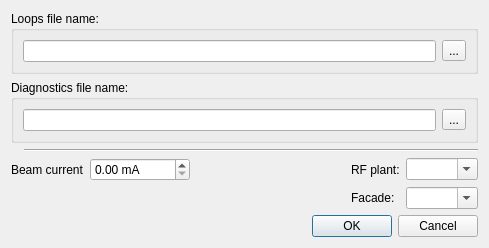
<?xml version="1.0" encoding="UTF-8"?>
<ui version="4.0">
 <class>fileLoader</class>
 <widget class="TaurusWidget" name="fileLoader">
  <property name="geometry">
   <rect>
    <x>0</x>
    <y>0</y>
    <width>489</width>
    <height>220</height>
   </rect>
  </property>
  <property name="windowTitle">
   <string>Load Files</string>
  </property>
  <layout class="QGridLayout" name="gridLayout_4">
   <item row="2" column="1">
    <widget class="Line" name="line">
     <property name="orientation">
      <enum>Qt::Horizontal</enum>
     </property>
    </widget>
   </item>
   <item row="4" column="1">
    <widget class="QDialogButtonBox" name="buttonBox">
     <property name="standardButtons">
      <set>QDialogButtonBox::Cancel|QDialogButtonBox::Ok</set>
     </property>
    </widget>
   </item>
   <item row="4" column="0">
    <widget class="QLabel" name="fineTuneLabel">
     <property name="text">
      <string/>
     </property>
    </widget>
   </item>
   <item row="3" column="0" colspan="2">
    <layout class="QGridLayout" name="fineTuneLayout">
     <item row="0" column="3">
      <widget class="QLabel" name="locationLabel">
       <property name="text">
        <string>RF plant:</string>
       </property>
      </widget>
     </item>
     <item row="0" column="0">
      <widget class="QLabel" name="beamCurrentLabel">
       <property name="text">
        <string>Beam current</string>
       </property>
      </widget>
     </item>
     <item row="1" column="4">
      <widget class="QComboBox" name="facadeCombo">
       <property name="editable">
        <bool>true</bool>
       </property>
      </widget>
     </item>
     <item row="0" column="2">
      <spacer name="horizontalSpacer">
       <property name="orientation">
        <enum>Qt::Horizontal</enum>
       </property>
       <property name="sizeHint" stdset="0">
        <size>
         <width>40</width>
         <height>20</height>
        </size>
       </property>
      </spacer>
     </item>
     <item row="1" column="3">
      <widget class="QLabel" name="facadeLabel">
       <property name="text">
        <string>Facade:</string>
       </property>
      </widget>
     </item>
     <item row="0" column="4">
      <widget class="QComboBox" name="locationCombo">
       <property name="editable">
        <bool>true</bool>
       </property>
      </widget>
     </item>
     <item row="0" column="1">
      <widget class="QDoubleSpinBox" name="beamCurrentValue">
       <property name="minimumSize">
        <size>
         <width>100</width>
         <height>0</height>
        </size>
       </property>
       <property name="suffix">
        <string> mA</string>
       </property>
      </widget>
     </item>
    </layout>
   </item>
   <item row="1" column="0" colspan="2">
    <widget class="QGroupBox" name="diagGroup">
     <property name="title">
      <string>Diagnostics file name:</string>
     </property>
     <layout class="QGridLayout" name="gridLayout_2">
      <item row="0" column="0">
       <widget class="QLineEdit" name="diagFileName">
        <property name="readOnly">
         <bool>true</bool>
        </property>
       </widget>
      </item>
      <item row="0" column="1">
       <widget class="QToolButton" name="diagFileDialog">
        <property name="text">
         <string>...</string>
        </property>
       </widget>
      </item>
     </layout>
    </widget>
   </item>
   <item row="0" column="0" colspan="2">
    <widget class="QGroupBox" name="loopsGroup">
     <property name="title">
      <string>Loops file name:</string>
     </property>
     <layout class="QGridLayout" name="gridLayout">
      <item row="0" column="0">
       <widget class="QLineEdit" name="loopsFileName">
        <property name="readOnly">
         <bool>true</bool>
        </property>
       </widget>
      </item>
      <item row="0" column="1">
       <widget class="QToolButton" name="loopsFileDialog">
        <property name="text">
         <string>...</string>
        </property>
       </widget>
      </item>
     </layout>
    </widget>
   </item>
  </layout>
 </widget>
 <customwidgets>
  <customwidget>
   <class>TaurusWidget</class>
   <extends>QWidget</extends>
   <header>taurus.qt.qtgui.container</header>
   <container>1</container>
  </customwidget>
 </customwidgets>
 <resources/>
 <connections/>
</ui>
